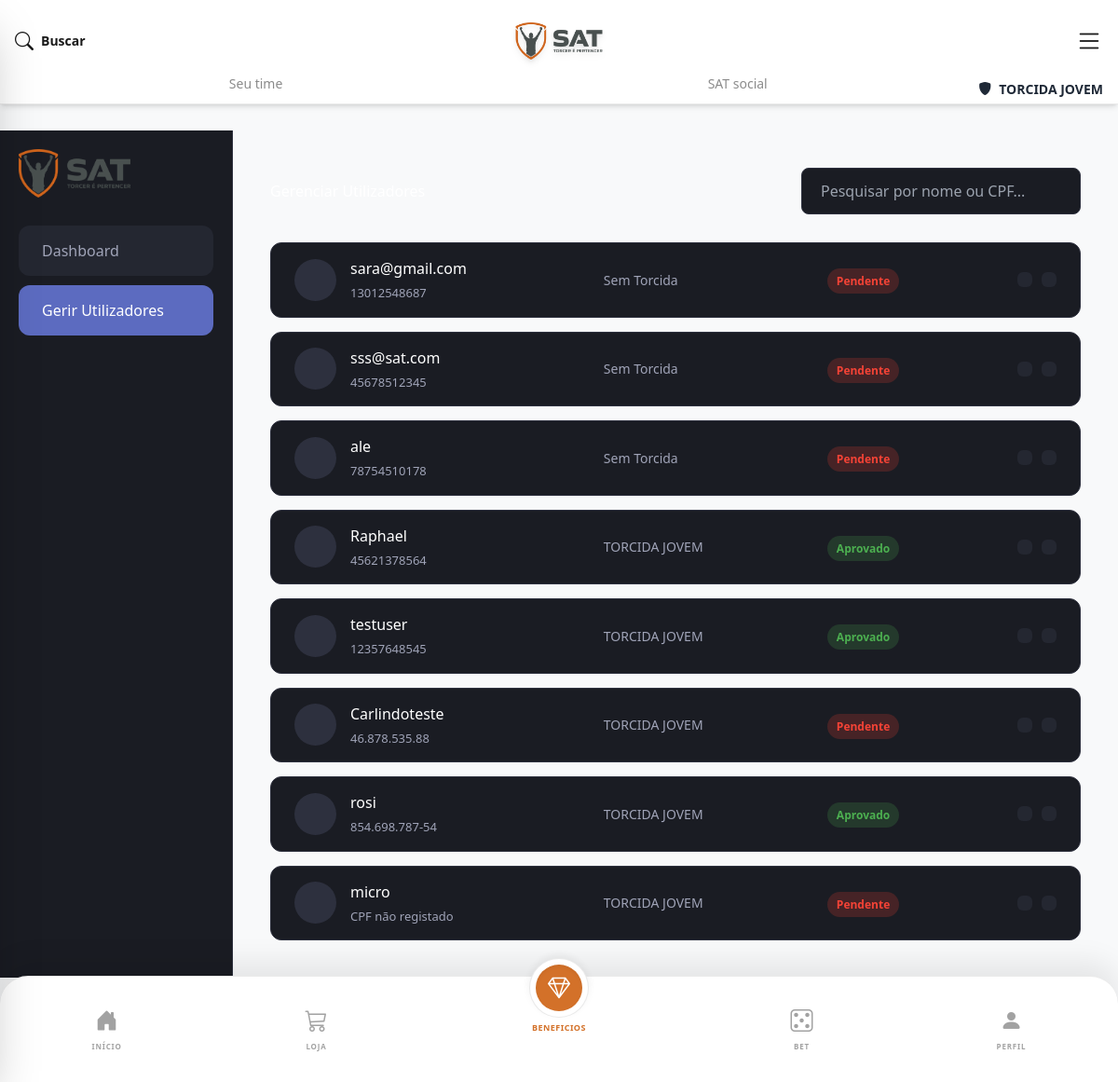
/organizadas/sat-admin/utilizadores/ (signed in), run on an earlier commit of the app's database.
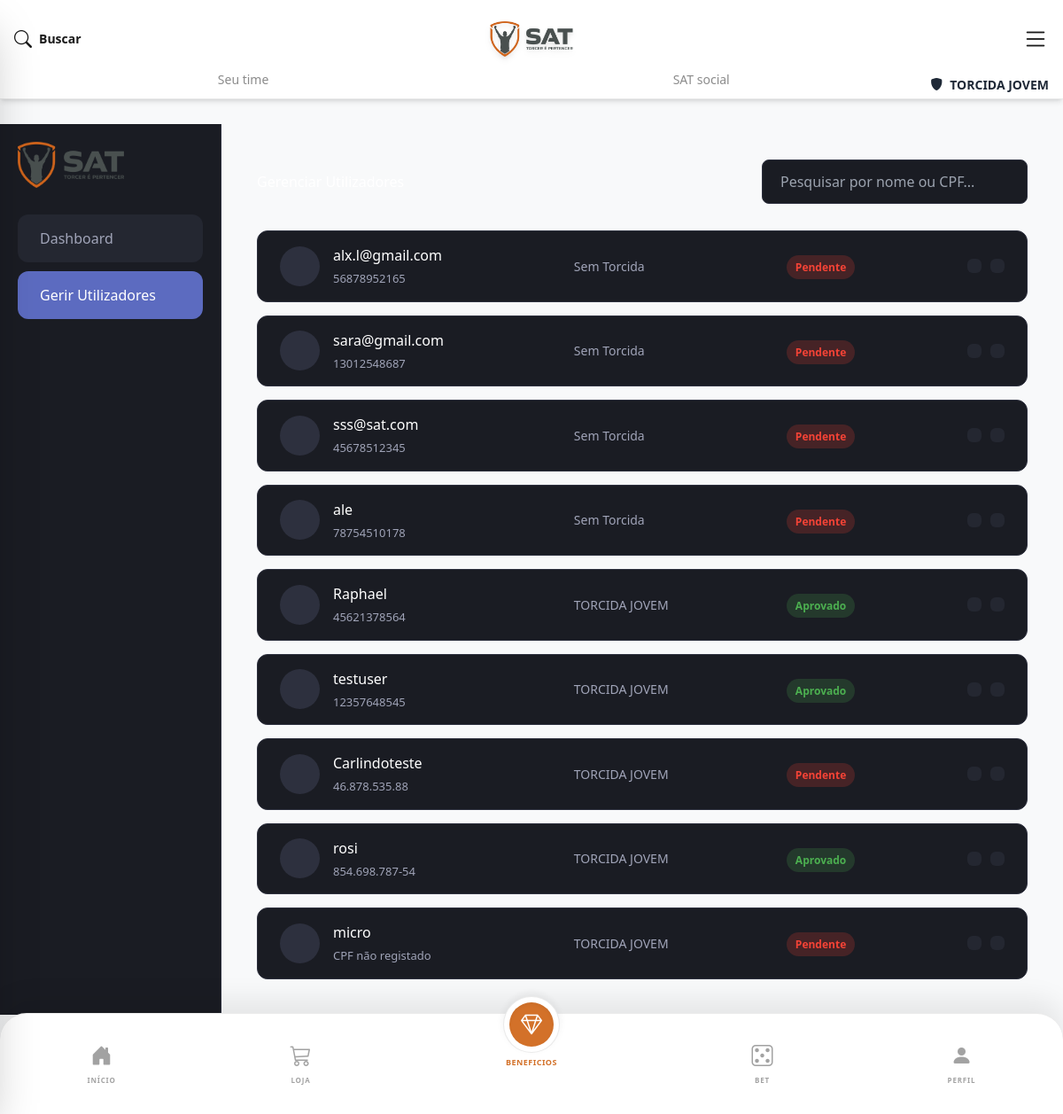
And on a later commit of the database.
### accounts/models.py (models this page shows, shortened)
class Perfil(models.Model):
    user = models.OneToOneField(User, on_delete=models.CASCADE)
    foto = models.ImageField(upload_to='perfil_fotos/', null=True, blank=True)
    time_coracao = models.CharField("Time do Coração", max_length=100, null=True, blank=True)
    torcida = models.ForeignKey('organizadas.Torcida', on_delete=models.SET_NULL, null=True, blank=True)
    cpf = models.CharField(max_length=14, unique=True, null=True, blank=True)
    whatsapp = models.CharField(max_length=20, blank=True)
    aprovado = models.BooleanField(default=False)
    data_nascimento = models.DateField(null=True, blank=True)
    rg_cnh = models.CharField("RG ou CNH", max_length=20, blank=True)
    orgao_expedidor = models.CharField(max_length=20, blank=True)
    cep = models.CharField(max_length=9, blank=True)
    rua = models.CharField(max_length=255, blank=True)
    numero = models.CharField(max_length=10, blank=True)
    complemento = models.CharField(max_length=100, blank=True)
    bairro = models.CharField(max_length=100, blank=True)
    cidade = models.CharField(max_length=100, blank=True)
    uf = models.CharField(max_length=2, blank=True)
    foto_documento_frente = models.ImageField(upload_to='docs/', blank=True)
    foto_documento_verso = models.ImageField(upload_to='docs/', blank=True)
    verificacao_facial = models.ImageField(upload_to='selfies/', blank=True)
    vulgo = models.CharField(max_length=50, blank=True)
    pelotao = models.CharField(max_length=50, blank=True)
    rede_social = models.CharField(max_length=100, blank=True)
    seguidores = models.ManyToManyField(User, related_name='seguindo', blank=True)

### organizadas/models.py (models this page shows, shortened)
class Torcida(models.Model):
    nome = models.CharField("Nome da Torcida", max_length=150, unique=True)
    sigla = models.CharField("Sigla (Ex: TJF, MV)", max_length=10, blank=True, null=True)
    slug = models.SlugField(unique=True)
    fundacao = models.DateField("Data de Fundação")
    mascote = models.CharField("Mascote", max_length=100, blank=True)
    lema = models.CharField("Lema da Torcida", max_length=200, blank=True)
    historia = models.TextField("Histórico", blank=True)
    logo = models.ImageField("Logótipo / Escudo", upload_to='logos_torcida/', blank=True)
    imagem_fundo = models.ImageField("Imagem de Fundo (Login/App)", upload_to='fundos_torcida/', blank=True, null=True)
    cor_primaria = models.CharField("Cor Primária", max_length=7, default="#D37129")
    cor_secundaria = models.CharField("Cor Secundária", max_length=7, default="#FFFFFF")
    cor_terciaria = models.CharField("Cor Terciária", max_length=7, default="#000000")
    cor_fundo = models.CharField("Cor de Fundo do App", max_length=7, default="#121212")

### organizadas/views.py (the view)
# urls.py: path('sat-admin/utilizadores/', views.gerir_utilizadores, name='gerir_utilizadores'),
@user_passes_test(is_admin_geral, login_url='/login/')
def gerir_utilizadores(request):
    torcida_id = request.GET.get('torcida')
    perfis = Perfil.objects.select_related('user', 'torcida').all().order_by('-user__date_joined')
    if torcida_id:
        perfis = perfis.filter(torcida_id=torcida_id)
    return render(request, 'admin_utilizadores.html', {
        'perfis': perfis
    })

### accounts/context_processors.py (called while the page is built)
def tema_torcida(request):
    context = {'cor_tema': '#CD7F32', 'logo_tema': None, 'nome_tema': 'SAT ELITE'}
    if request.user.is_authenticated:
        try:
            perfil = request.user.perfil
            if perfil.torcida and perfil.aprovado:
                context['cor_tema'] = perfil.torcida.cor_primaria
                context['nome_tema'] = perfil.torcida.nome
                if perfil.torcida.logo:
                    context['logo_tema'] = perfil.torcida.logo.url
        except:
            pass
    return context

### organizadas/views.py (called while the page is built)
def is_admin_geral(user):
    return user.is_authenticated and user.is_superuser

### templates/admin_utilizadores.html (shortened to what this page needs)
{% extends 'base.html' %}
{% load static %}
{% block content %}
<div class="admin-container">
    <nav class="sidebar">
        <div class="sidebar-logo">
            <img src="{% static 'img/logo_sat.png' %}" alt="Logo SAT">
        </div>
        <a href="{% url 'admin_dashboard' %}" class="menu-item"> Dashboard</a>
        <a href="{% url 'gerir_utilizadores' %}" class="menu-item active"> Gerir Utilizadores</a>
    </nav>
    <main class="main-content">
        <div class="header-actions">
            <h2>Gerenciar Utilizadores</h2>
            <input type="text" class="search-bar" placeholder="Pesquisar por nome ou CPF...">
        </div>
        <div class="user-list">
            {% for perfil in perfis %}
            <div class="user-card">
                <div class="user-info">
                    {% if perfil.foto %}
                        <img src="{{ perfil.foto.url }}" alt="Avatar" class="user-avatar">
                    {% else %}
                        <div class="user-avatar" style="display:flex; align-items:center; justify-content:center;"></div>
                    {% endif %}
                    <div class="user-details">
                        <h4>{{ perfil.user.username }}</h4>
                        <p>{{ perfil.cpf|default:"CPF não registado" }}</p>
                    </div>
                </div>
                <div class="user-torcida">
                    {{ perfil.torcida.nome|default:"Sem Torcida" }}
                </div>
                <div class="user-status">
                    {% if perfil.aprovado %}
                        <span class="badge badge-ativo">Aprovado</span>
                    {% else %}
                        <span class="badge badge-inativo">Pendente</span>
                    {% endif %}
                </div>
                <div class="action-btns">
                    <button class="btn-icon" title="Editar Utilizador"></button>
                    <button class="btn-icon btn-ban" title="Suspender/Banir"></button>
                </div>
            </div>
            {% empty %}
            <div class="user-card" style="justify-content: center; color: #a0a4b8;">
                <p>Nenhum utilizador encontrado no sistema.</p>
            </div>
            {% endfor %}
        </div>
    </main>
</div>
{% endblock %}

### templates/base.html (shortened to what this page needs)
{% load static %}
<!DOCTYPE html>
<html lang="pt-br">
<head>
    <script src="https://cdn.tailwindcss.com"></script>
    <link rel="stylesheet" href="https://cdn.jsdelivr.net/npm/bootstrap-icons@1.11.3/font/bootstrap-icons.min.css">
</head>
<body class="fundo-app">
    {% if user.is_authenticated %}
    <div class="fixed top-0 left-0 w-full fundo-card pt-6 shadow-md z-[90] border-b border-suave transition-colors duration-500">
        <div class="flex justify-between items-center px-4 mb-4 relative min-h-[40px]">
            <button onclick="toggleSearch()" class="flex items-center gap-2 texto-main hover:opacity-70 transition-opacity relative z-10">
                <i class="bi bi-search text-xl font-bold"></i>
                <span class="font-bold text-sm hidden sm:inline">Buscar</span>
            </button>
            <div class="absolute left-1/2 transform -translate-x-1/2 flex justify-center items-center h-full z-0">
                {% if user.perfil.torcida and user.perfil.aprovado and user.perfil.torcida.logo %}
                    <img src="{{ user.perfil.torcida.logo.url }}" alt="Logo" class="h-10 object-contain drop-shadow-md">
                {% else %}
                    <img src="{% static 'img/logo_sat.png' %}" alt="SAT Oficial" class="h-10 object-contain drop-shadow-md">
                {% endif %}
            </div>
            <button onclick="toggleSidebar()" class="texto-main hover:opacity-70 transition-opacity relative z-10">
                <i class="bi bi-list text-3xl"></i>
            </button>
        </div>
        <div class="flex justify-between items-center w-full px-4">
            <a href="{% url 'dashboard' %}" class="flex-1 text-center pb-2 border-b-[3px] {% if request.resolver_match.url_name == 'dashboard' %}border-tema texto-tema font-bold{% else %}border-transparent texto-main opacity-50 hover:opacity-100 font-medium{% endif %} text-sm transition-all whitespace-nowrap">Seu time</a>
            <a href="{% url 'mural' %}" class="flex-1 text-center pb-2 border-b-[3px] {% if request.resolver_match.url_name == 'mural' %}border-tema texto-tema font-bold{% else %}border-transparent texto-main opacity-50 hover:opacity-100 font-medium{% endif %} text-sm transition-all whitespace-nowrap">SAT social</a>
            {% if request.user.perfil.torcida %}
                <a href="#" class="flex items-center gap-2 text-sm font-bold text-gray-800">
                    <i class="bi bi-shield-fill text-dinamico"></i>
                    <span>{{ request.user.perfil.torcida.nome|default:"Torcida" }}</span>
                </a>
            {% else %}
                <a href="{% url 'seja_socio' %}" class="flex items-center gap-2 text-sm font-black text-dinamico bg-dinamico/10 px-4 py-1.5 rounded-full hover:bg-dinamico hover:text-white transition-colors">
                    <i class="bi bi-star-fill"></i>
                    <span>Seja Sócio</span>
                </a>
            {% endif %}
        </div>
    </div>
    {% endif %}
    <main class="{% if user.is_authenticated %}pt-[140px] pb-28{% endif %} w-full min-h-screen">
        {% block content %}{% endblock %}
    </main>
    {% if user.is_authenticated %}
    <nav class="fixed bottom-0 left-0 w-full fundo-card shadow-[0_-15px_30px_rgba(0,0,0,0.08)] rounded-t-[30px] z-[100] px-2 pt-2 pb-6 flex justify-between items-end border-t border-suave">
        <a href="{% url 'dashboard' %}" class="flex flex-col items-center gap-1 w-[18%] pb-2 transition-opacity {% if request.resolver_match.url_name == 'dashboard' %}texto-tema{% else %}texto-main opacity-40 hover:opacity-100{% endif %}">
            <i class="bi bi-house-door-fill text-2xl drop-shadow-sm"></i>
            <span class="text-[8px] font-black uppercase tracking-widest mt-0.5">Início</span>
        </a>
        <a href="{% url 'loja' %}" class="flex flex-col items-center gap-1 w-[18%] pb-2 transition-opacity {% if 'loja' in request.resolver_match.url_name or 'carrinho' in request.resolver_match.url_name %}texto-tema{% else %}texto-main opacity-40 hover:opacity-100{% endif %}">
            <i class="bi bi-cart3 text-2xl font-bold"></i>
            <span class="text-[8px] font-black uppercase tracking-widest mt-0.5">Loja</span>
        </a>
        <a href="{% if user.perfil.torcida and user.perfil.aprovado %}{% url 'hub_organizadas' %}{% else %}{% url 'hub_socio' %}{% endif %}" class="flex flex-col items-center relative -top-7 w-[24%] group">
            <div class="w-16 h-16 fundo-card rounded-full p-1.5 shadow-[0_-4px_10px_rgba(0,0,0,0.06)] flex items-center justify-center border border-suave">
                <div class="w-full h-full fundo-tema rounded-full flex items-center justify-center texto-claro shadow-inner group-hover:scale-105 transition-transform duration-300">
                    <i class="bi {% if user.perfil.torcida and user.perfil.aprovado %}bi-shield-check{% else %}bi-gem{% endif %} text-2xl"></i>
                </div>
            </div>
            <span class="text-[9px] font-black texto-tema uppercase tracking-wider mt-1">
                {% if user.perfil.torcida and user.perfil.aprovado %} Torcida {% else %} Beneficios {% endif %}
            </span>
        </a>
        <a href="https://www.triodeferrosorteio.com/campanha/Porscheou300knoPIX" class="flex flex-col items-center gap-1 w-[18%] pb-2 transition-opacity {% if request.resolver_match.url_name == 'bet_manutencao' %}texto-tema{% else %}texto-main opacity-40 hover:opacity-100{% endif %}">
            <i class="bi bi-dice-5 text-2xl font-bold"></i>
            <span class="text-[8px] font-black uppercase tracking-widest mt-0.5">BET</span>
        </a>
        <a href="{% url 'perfil' %}" class="flex flex-col items-center gap-1 w-[18%] pb-2 transition-opacity {% if request.resolver_match.url_name == 'perfil' %}texto-tema{% else %}texto-main opacity-40 hover:opacity-100{% endif %}">
            <i class="bi bi-person-fill text-2xl drop-shadow-sm"></i>
            <span class="text-[8px] font-black uppercase tracking-widest mt-0.5">Perfil</span>
        </a>
    </nav>
    {% endif %}
</body>
</html>

### templates/admin_utilizadores.html (style rules this page uses)
body { background-color: #0f1015; color: #ffffff; font-family: 'Segoe UI', sans-serif; }
.admin-container { display: flex; min-height: 100vh; }
.sidebar { width: 250px; background-color: #1a1c23; padding: 20px; border-right: 1px solid #2d303e; }
.sidebar-logo { text-align: center; margin-bottom: 30px; }
.sidebar-logo img { max-width: 120px; }
.menu-item { padding: 15px; margin-bottom: 10px; background-color: #242731; border-radius: 12px; color: #a0a4b8; text-decoration: none; display: flex; align-items: center; transition: all 0.3s; }
.menu-item:hover, .menu-item.active { background-color: #5c6bc0; color: white; }
.main-content { flex: 1; padding: 40px; }
.header-actions { display: flex; justify-content: space-between; align-items: center; margin-bottom: 30px; }
.search-bar { background-color: #1a1c23; border: 1px solid #2d303e; padding: 12px 20px; border-radius: 8px; color: white; width: 300px; }
.user-list { display: flex; flex-direction: column; gap: 15px; }
.user-card { background-color: #1a1c23; border: 1px solid #2d303e; border-radius: 12px; padding: 15px 25px; display: flex; align-items: center; justify-content: space-between; transition: 0.2s; }
.user-info { display: flex; align-items: center; gap: 15px; width: 30%; }
.user-avatar { width: 45px; height: 45px; border-radius: 50%; background-color: #2d303e; object-fit: cover; }
.user-details h4 { margin: 0; font-size: 16px; }
.user-details p { margin: 5px 0 0 0; font-size: 13px; color: #a0a4b8; }
.user-torcida { width: 20%; color: #a0a4b8; font-size: 14px; }
.user-status { width: 15%; }
.badge { padding: 5px 10px; border-radius: 20px; font-size: 12px; font-weight: bold; }
.badge-ativo { background-color: rgba(76, 175, 80, 0.2); color: #4caf50; }
.badge-inativo { background-color: rgba(244, 67, 54, 0.2); color: #f44336; }
.action-btns { display: flex; gap: 10px; }
.btn-icon { background: none; border: none; color: #a0a4b8; cursor: pointer; font-size: 16px; padding: 8px; border-radius: 6px; transition: 0.2s; background-color: #242731; }

What changed in the data, as far as the page shows it:
added Perfil: user.username "alx.l@gmail.com", cpf "56878952165", torcida.nome "Sem Torcida", aprovado "Pendente"
